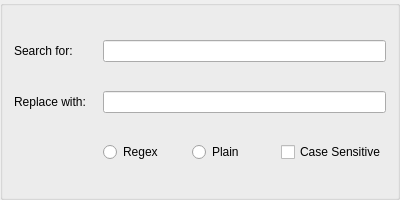
<?xml version="1.0" encoding="UTF-8"?>
<ui version="4.0">
 <class>ExpressionSelect</class>
 <widget class="QGroupBox" name="ExpressionSelect">
  <property name="geometry">
   <rect>
    <x>0</x>
    <y>0</y>
    <width>400</width>
    <height>200</height>
   </rect>
  </property>
  <layout class="QGridLayout" name="gridLayout">
   <item row="0" column="0">
    <widget class="QLabel" name="labelSearch">
     <property name="text">
      <string>Search for:</string>
     </property>
    </widget>
   </item>
   <item row="0" column="1" colspan="3">
    <widget class="CustomLineEdit" name="lineEditSearch"/>
   </item>
   <item row="1" column="0">
    <widget class="QLabel" name="labelReplace">
     <property name="text">
      <string>Replace with:</string>
     </property>
    </widget>
   </item>
   <item row="1" column="1" colspan="3">
    <widget class="QLineEdit" name="lineEditReplace"/>
   </item>
   <item row="2" column="1">
    <widget class="QRadioButton" name="radioButtonRegex">
     <property name="text">
      <string>Regex</string>
     </property>
    </widget>
   </item>
   <item row="2" column="2">
    <widget class="QRadioButton" name="radioButtonPlain">
     <property name="text">
      <string>Plain</string>
     </property>
    </widget>
   </item>
   <item row="2" column="3">
    <widget class="QCheckBox" name="checkBoxCaseSensitive">
     <property name="text">
      <string>Case Sensitive</string>
     </property>
    </widget>
   </item>
  </layout>
 </widget>
 <customwidgets>
  <customwidget>
   <class>CustomLineEdit</class>
   <extends>QLineEdit</extends>
   <header>CustomLineEdit.hpp</header>
  </customwidget>
 </customwidgets>
 <resources/>
 <connections/>
</ui>
